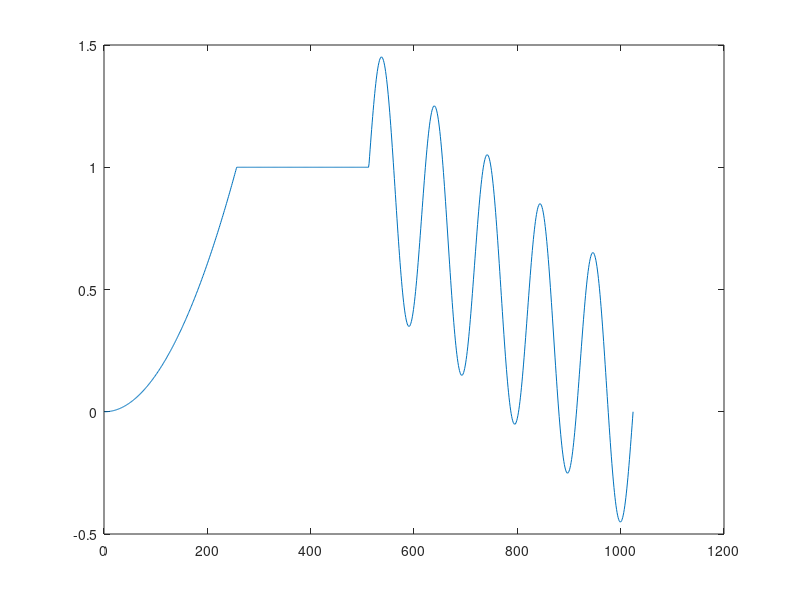

Here is the MATLAB script that generated this plot: (Note: this script raises an error after producing the figure.)
% testing the matlab 
N = 2;
load signal1.dat
figure(1)
plot([1:length(signal1)], signal1)
y_matlab = wavedec(signal1,N,'haar');
hold on
plot([1:length(y_matlab)], y_matlab, 'r')
%%
J = 10;
N = 1024;
c = zeros(1+J, N);
d = zeros(1+J, N);
    h = [1 1]./sqrt(2);
    g = [1 -1]./sqrt(2);
c(J+1, :) = signal1;
for j = (J-1):-1:0
    for k=0:(N/2^(J-j)-1)
        for m = 2*k:(2*k+1)
            c(j+1, k+1) = c(j+1, k+1) + h(m-2*k+1) * c(j+2, m+1);
            d(j+1, k+1) = d(j+1, k+1) + g(m-2*k+1) * c(j+2, m+1);
        end
    end
end
figure(2)
plot([1:length(c(J-1, :))], c(J-1, :))
